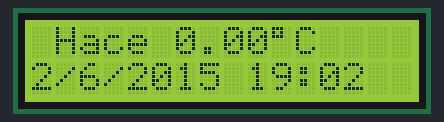
Simulated run of this sketch. Board: Arduino Uno, built with avr-gcc and run on an emulated ATmega328P. On the bench: 16×2 character LCD.

Above: at 1.1 s.
At 61.1 s:
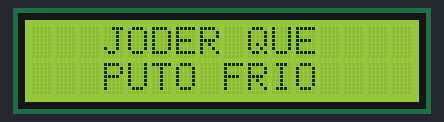
At 71.2 s:
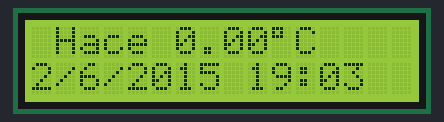

The sketch:

MaquinaDelTiempo_v4_beta.ino
```cpp
#include <avr/sleep.h>
#include <avr/power.h>
#include <avr/wdt.h>
//#include <RCSwitch.h>

#include <OneWire.h>

#include <DallasTemperature.h>

#include <LiquidCrystal.h>

#include <Time.h>

#define Pin 2 //Se declara el pin donde se conectará la DATA

OneWire ourWire(Pin); //Se establece el pin declarado como bus para la comunicación OneWire

DallasTemperature sensors(&ourWire); //Se instancia la librería DallasTemperature

LiquidCrystal lcd(11, NULL, 12, 7, 8, 9, 10);

float  TempActual = 0;
float  TempAnterior = 0;

void setup() {
delay(1000);
Serial.begin(9600);
sensors.begin(); //Se inician los sensores
lcd.begin(16, 2); //Se inicia la pantalla
setTime(19,02,00,2,6,2015); // Las 19:58:00 del dia 1 de Junio de 2015

}

void loop() {
time_t t = now();

if (minute(t) == 0 || minute(t) == 15 || minute(t) == 30 || minute(t) == 40 || minute(t) == 50) {
    sensors.requestTemperatures(); //Prepara el sensor para la lectura

    lcd.setCursor(0,0);
    lcd.print(" Hace ");
    TempActual = sensors.getTempCByIndex(0);
    lcd.print(TempActual);
    lcd.print("\337C");
    TempAnterior = TempActual;
  }
  else {
    lcd.setCursor(0,0);
    lcd.print(" Hace ");
    lcd.print(TempAnterior);
    lcd.print("\337C");

  }

lcd.setCursor(0,1);
      lcd.print(day(t));
      lcd.print(+ "/") ;
      lcd.print(month(t));
      lcd.print(+ "/") ;
      lcd.print(year(t));
      lcd.print( " ") ;
      lcd.print(hour(t));
      lcd.print(+ ":") ;
      if (minute(t) < 10) {
        lcd.print(+ "0") ;
        lcd.print(minute(t));
      }
      else {
        lcd.print(minute(t));
        }

delay(60000); //Se provoca un lapso de 60 segundos antes de la próxima lectura

if (TempActual < 20) {
  lcd.setCursor(0,0);
  lcd.print("   JODER QUE    ");
  lcd.setCursor(0,1);
  lcd.print("   PUTO FRIO    ");
}

if (TempActual >= 20 && TempActual < 25) {
  lcd.setCursor(0,0);
  lcd.print("   SE ACERCA    ");
  lcd.setCursor(0,1);
  lcd.print("  EL INVIERNO   ");
}

if (TempActual >= 25 && TempActual < 28) {
  lcd.setCursor(0,0);
  lcd.print("   UN DIA MAS  ");
  lcd.setCursor(0,1);
  lcd.print("  EN EL PARAISO ");
}

if (TempActual >= 28) {
  lcd.setCursor(0,0);
  lcd.print("  PON EL AIRE   ");
  lcd.setCursor(0,1);
  lcd.print("     OSTIAS     ");
}

delay(10000); //Se provoca un lapso de 10 segundos antes de la próxima lectura

  lcd.setCursor(0,0);
  lcd.print("                ");
  lcd.setCursor(0,1);
  lcd.print("                ");
}
```

Measured:
- what the display in image 0 shows lasts 60.0 s, from 1.1 s to 61.1 s
- what the display in image 1 shows lasts 10.0 s, from 61.1 s to 71.1 s
